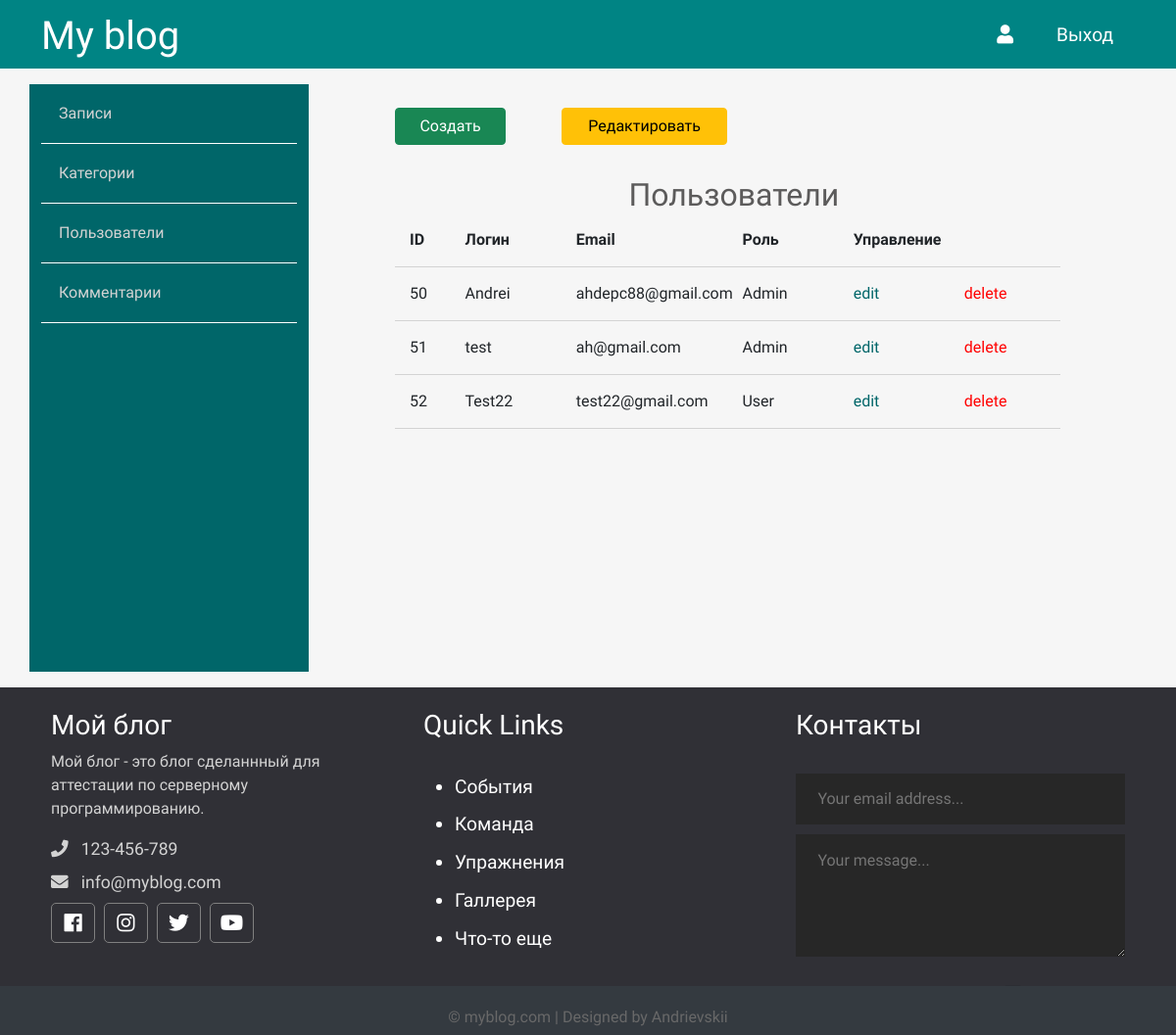
Page /admin/users/index.php on the committed database.
### tables this page shows
CREATE TABLE `users` (
  `id` int(12) NOT NULL,
  `admin` tinyint(4) NOT NULL,
  `username` varchar(255) NOT NULL,
  `email` varchar(255) NOT NULL,
  `password` varchar(255) NOT NULL,
  `created` timestamp NOT NULL DEFAULT CURRENT_TIMESTAMP
);

### app/database/db.php (called while the page is built, shortened)
<?php
require 'connect.php';
function dbCheckError($query){
    $errInfo = $query->errorInfo();
    return true;
}
function selectAll($table, $params = []){
    global $pdo;
    $sql = "SELECT * FROM $table";
    $query = $pdo->prepare($sql);
    $query->execute();
    return $query->fetchAll();
}

### app/controllers/users.php (called while the page is built, shortened)
<?php
include SITE_ROOT . "/app/database/db.php";
$users = selectAll('users');

### admin/users/index.php (the view, shortened to what this page needs)
<?php session_start();
include "../../app/controllers/users.php"
?>
<!doctype html>
<html lang="en">
<head>
    <link href="https://cdn.jsdelivr.net/npm/bootstrap@5.0.0-beta2/dist/css/bootstrap.min.css" rel="stylesheet">
    <link rel="stylesheet" href="https://use.fontawesome.com/releases/v5.7.2/css/all.css"
>
    <link rel="stylesheet" href="../../assets/css/admin.css">
</head>
<body>
<?php include("../../app/include/header-admin.php"); ?>
<div class="container">
    <?php include "../../app/include/sidebar-admin.php"; ?>
        <div class="posts col-9">
            <div class="button row">
                <a href="<?php echo BASE_URL . "admin/users/create.php";?>" class="col-2 btn btn-success">Создать</a>
                <span class="col-1"></span>
                <a href="<?php echo BASE_URL . "admin/users/index.php";?>" class="col-3 btn btn-warning">Редактировать</a>
            </div>
            <div class="row title-table">
                <h2>Пользователи</h2>
                <div class="col-1">ID</div>
                <div class="col-2">Логин</div>
                <div class="col-3">Email</div>
                <div class="col-2">Роль</div>
                <div class="col-4">Управление</div>
            </div>
            <?php foreach ($users as $key => $user): ?>
            <div class="row post">
                <div class="col-1"><?=$user['id'];?></div>
                <div class="col-2"><?=$user['username'];?></div>
                <div class="col-3"><?=$user['email'];?></div>
                <?php if ($user['admin'] == 1): ?>
                    <div class="col-2">Admin</div>
                <?php else: ?>
                    <div class="col-2">User</div>
                <? endif; ?>
                <div class="red col-2"><a href="edit.php?edit_id=<?=$user['id'];?>">edit</a></div>
                <div class="del col-2"><a href="index.php?delete_id=<?=$user['id'];?>">delete</a></div>
            </div>
            <?php endforeach; ?>
        </div>
    </div>
</div>
<?php include("../../app/include/footer.php"); ?>
</body>
</html>

### assets/css/admin.css (style rules this page uses)
* { font-family: 'Comfortaa', cursive; }
html, h1, h2, h3, h4, h5, h6 { color: #5c5b5b; }
body { background: #f6f6f6; }
a { text-decoration: none; color: inherit; }
.posts { height: 100%; padding: 40px 100px 100px; }
.posts h2 { text-align: center; margin: 2rem 0 0 0.4rem; }
.posts .title-table div { padding: 15px; text-align: left; border-bottom: 1px solid #d3d3d3; font-weight: 700; }
.posts .post div { padding: 15px; text-align: left; border-bottom: 1px solid #d3d3d3; }
.posts .post .red { color: #006669; }
.posts .post .del { color: red; }

### rows in the picture
users: id "50", username "Andrei", email "ahdepc88@gmail.com", admin "Admin"
users: id "51", username "test", email "ah@gmail.com", admin "Admin"
users: id "52", username "Test22", email "test22@gmail.com", admin "User"
